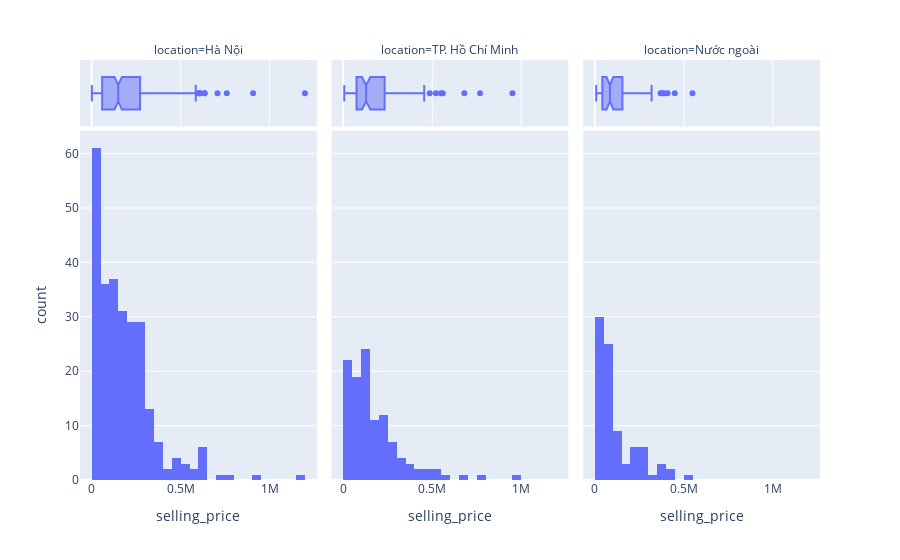

The cell this chart's notebook holds for it:
### Code cell
fig = px.histogram(df_filter, x='selling_price',
                   facet_col = 'location', marginal="box", hover_data=df_filter.columns)
fig.show()

for i in df_filter['location'].unique():
    mean = "{:,.2f}".format(np.mean(df_filter[df_filter['location'] == i]['selling_price']))
    st_dev = "{:,.2f}".format(np.std(df_filter[df_filter['location'] == i]['selling_price']))

    print(f"{i}: The mean is {mean}")
    print(f"{i}: The standard deviation is {st_dev}")

### Figure 1 — Plotly figure (JSON) as saved in the notebook; plotly's stock layout.template omitted (floating-point values rounded to 4 significant figures; data arrays with more than 128 entries replaced by an {"elided": "..."} marker saying what was removed)
{"data": [{"alignmentgroup": "True", "bingroup": "x", "hovertemplate": "location=Hà Nội<br>selling_price=%{x}<br>count=%{y}<extra></extra>", "legendgroup": "", "marker": {"color": "#636efa", "pattern": {"shape": ""}}, "name": "", "offsetgroup": "", "orientation": "v", "showlegend": false, "type": "histogram", "x": {"elided": "264 int values"}, "xaxis": "x", "yaxis": "y"}, {"alignmentgroup": "True", "customdata": {"elided": "264x5 mixed values"}, "hovertemplate": "location=%{customdata[4]}<br>selling_price=%{x}<br>name=%{customdata[0]}<br>original_price=%{customdata[1]}<br>selling_price_1=%{customdata[2]}<br>selling_price_2=%{customdata[3]}<extra></extra>", "legendgroup": "", "marker": {"color": "#636efa"}, "name": "", "notched": true, "offsetgroup": "", "showlegend": false, "type": "box", "x": {"elided": "264 int values"}, "xaxis": "x4", "yaxis": "y4"}, {"alignmentgroup": "True", "bingroup": "x", "hovertemplate": "location=TP. Hồ Chí Minh<br>selling_price=%{x}<br>count=%{y}<extra></extra>", "legendgroup": "", "marker": {"color": "#636efa", "pattern": {"shape": ""}}, "name": "", "offsetgroup": "", "orientation": "v", "showlegend": false, "type": "histogram", "x": [125000, 115000, 108000, 120000, 88000, 49000, 245000, 400000, 320000, 265000, 135000, 155000, 99000, 17500, 355500.0, 249000, 117500, 108000, 290000, 75000, 88000, 105000, 160000, 280000, 320000, 107100, 320000, 134250, 160000, 78000, 42500, 117500, 160000, 125000, 78000, 42500, 190000, 18905, 69000, 205000, 149000, 52000, 169000, 19450, 200000, 38000, 125000, 185000, 38025, 45500, 220000, 60950, 73800, 45000, 20805, 34105, 79000, 769000, 951000, 13250.0, 108000, 106000, 25555, 147400, 486000, 680500, 269000, 315000, 62500, 521000, 248000, 90000, 273000, 23450, 559500, 30780, 99500, 104000, 149000, 445000, 549000, 29000, 5558, 67000, 38000, 99500, 149000, 38000, 99500, 149000, 39000, 99000, 115000, 375000, 97000, 455000, 160000, 275000, 200000, 200000, 155000, 155000, 245000, 132500, 210000, 165000, 250000, 210000, 350000, 210000, 149000, 24950], "xaxis": "x2", "yaxis": "y2"}, {"alignmentgroup": "True", "customdata": {"elided": "112x5 mixed values"}, "hovertemplate": "location=%{customdata[4]}<br>selling_price=%{x}<br>name=%{customdata[0]}<br>original_price=%{customdata[1]}<br>selling_price_1=%{customdata[2]}<br>selling_price_2=%{customdata[3]}<extra></extra>", "legendgroup": "", "marker": {"color": "#636efa"}, "name": "", "notched": true, "offsetgroup": "", "showlegend": false, "type": "box", "x": [125000, 115000, 108000, 120000, 88000, 49000, 245000, 400000, 320000, 265000, 135000, 155000, 99000, 17500, 355500.0, 249000, 117500, 108000, 290000, 75000, 88000, 105000, 160000, 280000, 320000, 107100, 320000, 134250, 160000, 78000, 42500, 117500, 160000, 125000, 78000, 42500, 190000, 18905, 69000, 205000, 149000, 52000, 169000, 19450, 200000, 38000, 125000, 185000, 38025, 45500, 220000, 60950, 73800, 45000, 20805, 34105, 79000, 769000, 951000, 13250.0, 108000, 106000, 25555, 147400, 486000, 680500, 269000, 315000, 62500, 521000, 248000, 90000, 273000, 23450, 559500, 30780, 99500, 104000, 149000, 445000, 549000, 29000, 5558, 67000, 38000, 99500, 149000, 38000, 99500, 149000, 39000, 99000, 115000, 375000, 97000, 455000, 160000, 275000, 200000, 200000, 155000, 155000, 245000, 132500, 210000, 165000, 250000, 210000, 350000, 210000, 149000, 24950], "xaxis": "x5", "yaxis": "y5"}, {"alignmentgroup": "True", "bingroup": "x", "hovertemplate": "location=Nước ngoài<br>selling_price=%{x}<br>count=%{y}<extra></extra>", "legendgroup": "", "marker": {"color": "#636efa", "pattern": {"shape": ""}}, "name": "", "offsetgroup": "", "orientation": "v", "showlegend": false, "type": "histogram", "x": [224000, 284000, 185750, 223000, 26500, 49000, 299000, 40900, 20000, 85000, 96495, 92000, 92000, 129000, 8000, 219000, 81000, 233000, 22000, 61500, 26008, 27500, 92000, 125000, 7500, 52950, 43000, 77500, 48500, 71890.0, 47000, 99880, 64010, 127000, 27000, 208950, 16000, 101000, 97495, 122500, 369000, 390000, 149900, 73900, 79880, 249000, 71467, 133750, 132000, 549000, 155000, 189500, 88000, 65899, 28000, 294000, 409000, 40300, 24000, 89100, 269000, 47500, 93000, 38000, 19000, 42040, 89100, 269000, 47500, 93000, 38000, 19000, 42040, 7800, 84300, 379000, 63899, 145500, 60450, 25220, 319000, 48000, 279000, 24000, 9500, 449000], "xaxis": "x3", "yaxis": "y3"}, {"alignmentgroup": "True", "customdata": {"elided": "86x5 mixed values"}, "hovertemplate": "location=%{customdata[4]}<br>selling_price=%{x}<br>name=%{customdata[0]}<br>original_price=%{customdata[1]}<br>selling_price_1=%{customdata[2]}<br>selling_price_2=%{customdata[3]}<extra></extra>", "legendgroup": "", "marker": {"color": "#636efa"}, "name": "", "notched": true, "offsetgroup": "", "showlegend": false, "type": "box", "x": [224000, 284000, 185750, 223000, 26500, 49000, 299000, 40900, 20000, 85000, 96495, 92000, 92000, 129000, 8000, 219000, 81000, 233000, 22000, 61500, 26008, 27500, 92000, 125000, 7500, 52950, 43000, 77500, 48500, 71890.0, 47000, 99880, 64010, 127000, 27000, 208950, 16000, 101000, 97495, 122500, 369000, 390000, 149900, 73900, 79880, 249000, 71467, 133750, 132000, 549000, 155000, 189500, 88000, 65899, 28000, 294000, 409000, 40300, 24000, 89100, 269000, 47500, 93000, 38000, 19000, 42040, 89100, 269000, 47500, 93000, 38000, 19000, 42040, 7800, 84300, 379000, 63899, 145500, 60450, 25220, 319000, 48000, 279000, 24000, 9500, 449000], "xaxis": "x6", "yaxis": "y6"}], "layout": {"annotations": [{"font": {}, "showarrow": false, "text": "location=Hà Nội", "x": 0.16, "xanchor": "center", "xref": "paper", "y": 1, "yanchor": "bottom", "yref": "paper"}, {"font": {}, "showarrow": false, "text": "location=TP. Hồ Chí Minh", "x": 0.5, "xanchor": "center", "xref": "paper", "y": 1, "yanchor": "bottom", "yref": "paper"}, {"font": {}, "showarrow": false, "text": "location=Nước ngoài", "x": 0.84, "xanchor": "center", "xref": "paper", "y": 1, "yanchor": "bottom", "yref": "paper"}], "autosize": true, "barmode": "relative", "legend": {"tracegroupgap": 0}, "margin": {"t": 60}, "xaxis": {"anchor": "y", "autorange": true, "domain": [0, 0.32], "range": [-65560.0, 1266000.0], "title": {"text": "selling_price"}, "type": "linear"}, "xaxis2": {"anchor": "y2", "autorange": true, "domain": [0.34, 0.66], "matches": "x", "range": [-65560.0, 1266000.0], "title": {"text": "selling_price"}, "type": "linear"}, "xaxis3": {"anchor": "y3", "autorange": true, "domain": [0.68, 1.0], "matches": "x", "range": [-65560.0, 1266000.0], "title": {"text": "selling_price"}, "type": "linear"}, "xaxis4": {"anchor": "y4", "autorange": true, "domain": [0, 0.32], "matches": "x", "range": [-65560.0, 1266000.0], "showgrid": true, "showticklabels": false, "type": "linear"}, "xaxis5": {"anchor": "y5", "autorange": true, "domain": [0.34, 0.66], "matches": "x", "range": [-65560.0, 1266000.0], "showgrid": true, "showticklabels": false, "type": "linear"}, "xaxis6": {"anchor": "y6", "autorange": true, "domain": [0.68, 1.0], "matches": "x", "range": [-65560.0, 1266000.0], "showgrid": true, "showticklabels": false, "type": "linear"}, "yaxis": {"anchor": "x", "autorange": true, "domain": [0, 0.8316], "range": [0, 64.21], "title": {"text": "count"}}, "yaxis2": {"anchor": "x2", "autorange": true, "domain": [0, 0.8316], "matches": "y", "range": [0, 64.21], "showticklabels": false}, "yaxis3": {"anchor": "x3", "autorange": true, "domain": [0, 0.8316], "matches": "y", "range": [0, 64.21], "showticklabels": false}, "yaxis4": {"anchor": "x4", "autorange": true, "domain": [0.8416, 1], "matches": "y4", "range": [-0.5, 0.5], "showgrid": false, "showline": false, "showticklabels": false, "ticks": "", "type": "category"}, "yaxis5": {"anchor": "x5", "autorange": true, "domain": [0.8416, 1], "matches": "y4", "range": [-0.5, 0.5], "showgrid": false, "showline": false, "showticklabels": false, "ticks": "", "type": "category"}, "yaxis6": {"anchor": "x6", "autorange": true, "domain": [0.8416, 1], "matches": "y4", "range": [-0.5, 0.5], "showgrid": false, "showline": false, "showticklabels": false, "ticks": "", "type": "category"}}}
